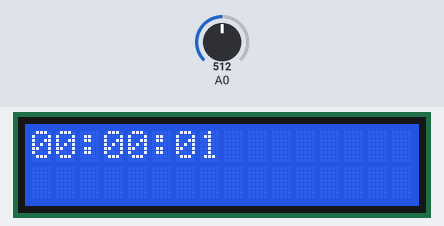
Bench run of a sketch on a simulated Arduino Uno, built with avr-gcc and run on an emulated ATmega328P. Parts: 16×2 character LCD. The test bench sets the inputs (shaded band); at power-on: A0 = 512.

Above: at 1.2 s.
1.3 s: A0 set to 440
At 2.1 s:
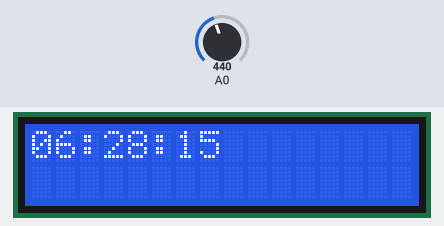
3.2 s: A0 set to 240
At 3.38 s:
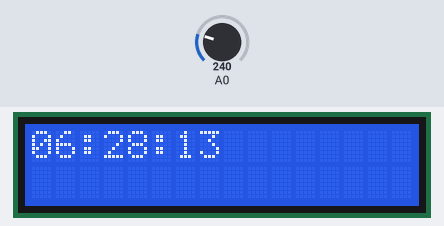
5.7 s: A0 set to 40
At 7.8 s:
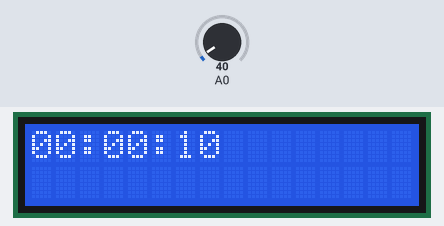
Timing chart, 0 to 9.3 s (numbered marks = the images above; inputs shaded):
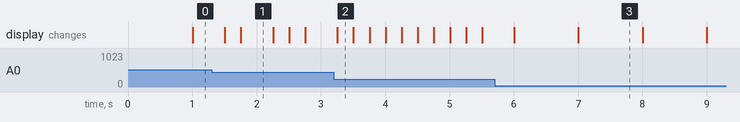

The sketch:

main.ino
```cpp
#include <LiquidCrystal.h>

LiquidCrystal lcd(8, 9, 4, 5, 6, 7);
unsigned long time;
long offset = 0;

char stime[9];
byte seconds, minutes, hours;
char str[9];

void setup() {
  lcd.begin(16,2);
  lcd.setCursor(0,0);
}

enum BUTTONS {
  NONE = 0, UP = 1, DOWN = 2,
  LEFT = 3, RIGHT = 4, SELECT = 5, RESET = 6
};

BUTTONS button;
byte selected = 0;

int ibutton = 0;
unsigned long lastRead = 0;
BUTTONS readButton () {
  unsigned long now = millis();
  if (now - lastRead < 250) return NONE; // debounce
  lastRead = now;
  ibutton = analogRead(0);
  if (ibutton > 1000) return NONE;
  if (ibutton < 50) return RIGHT;
  if (ibutton < 250) return UP;
  if (ibutton < 450) return DOWN;
  if (ibutton < 650) return LEFT;
  if (ibutton < 850) return SELECT;
  return NONE;
}

void loop() {
  time = millis() / 1000 + offset;
  seconds = time % 60;
  minutes = time / 60 % 60;
  hours = time / 60 / 60 % 24;
  sprintf(str, "%02d:%02d:%02d", hours, minutes, seconds);
  lcd.setCursor(0,0);
  lcd.print(str);

  button = readButton();
  if (button == LEFT) {
    selected = (selected + 1) % 3;
  } else if (button == RIGHT) {
    selected = (selected + 3 - 1) % 3;
  } else if (button == UP && selected == 0) {
    offset += 60 * 60;
  } else if (button == UP && selected == 1) {
    offset += 60;
  } else if (button == UP && selected == 2) {
    offset += 1;
  } else if (button == DOWN && selected == 0) {
    offset -= 60 * 60;
  } else if (button == DOWN && selected == 1) {
    offset -= 60;
  } else if (button == DOWN && selected == 2) {
    offset -= 1;
  }
}
```

Measured:
- what the display in image 1 shows lasts 0.5 s, from 1.8 s to 2.3 s
- what the display in image 3 shows lasts 1.0 s, from 7.0 s to 8.0 s
